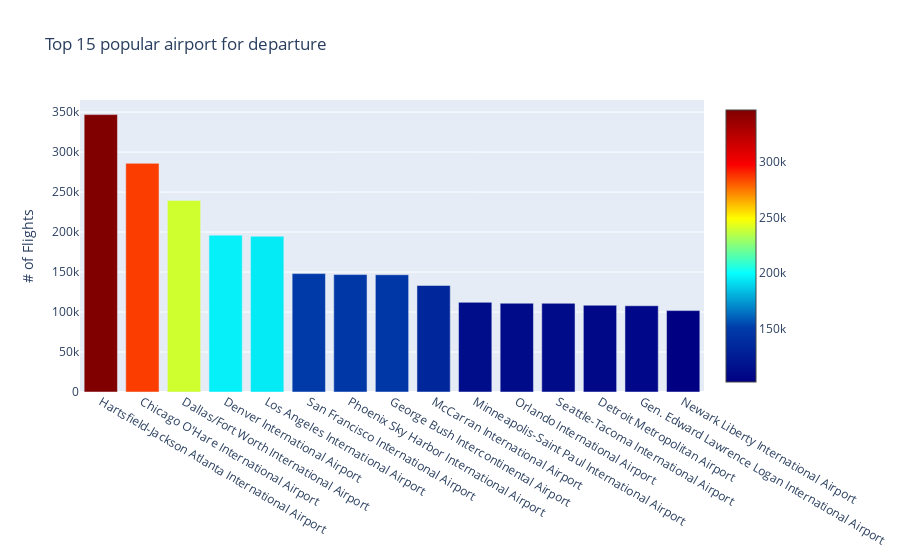

This figure's notebook cell:
### Code cell
trace = go.Bar(x=airport.index,
               y=airport.values,
               marker=dict(color=airport.values,
                           colorscale='Jet',
                           showscale=True))

data = [trace]
layout = go.Layout(title='Top 15 popular airport for departure',
                   yaxis=dict(title='# of Flights'))

fig = go.Figure(data=data, layout=layout)
#for showing on the notbook
py.iplot(fig)

### Figure 1 — Plotly figure (JSON) as saved in the notebook; plotly's stock layout.template omitted (floating-point values rounded to 4 significant figures)
{"data": [{"marker": {"color": [346836, 285884, 239551, 196055, 194673, 148008, 146815, 146622, 133181, 112117, 110982, 110899, 108500, 107847, 101772], "colorscale": [[0, "rgb(0,0,131)"], [0.2, "rgb(0,60,170)"], [0.4, "rgb(5,255,255)"], [0.6, "rgb(255,255,0)"], [0.8, "rgb(250,0,0)"], [1, "rgb(128,0,0)"]], "showscale": true}, "type": "bar", "x": ["Hartsfield-Jackson Atlanta International Airport", "Chicago O'Hare International Airport", "Dallas/Fort Worth International Airport", "Denver International Airport", "Los Angeles International Airport", "San Francisco International Airport", "Phoenix Sky Harbor International Airport", "George Bush Intercontinental Airport", "McCarran International Airport", "Minneapolis-Saint Paul International Airport", "Orlando International Airport", "Seattle-Tacoma International Airport", "Detroit Metropolitan Airport", "Gen. Edward Lawrence Logan International Airport", "Newark Liberty International Airport"], "y": [346836, 285884, 239551, 196055, 194673, 148008, 146815, 146622, 133181, 112117, 110982, 110899, 108500, 107847, 101772]}], "layout": {"title": {"text": "Top 15 popular airport for departure"}, "yaxis": {"title": {"text": "# of Flights"}}}}
